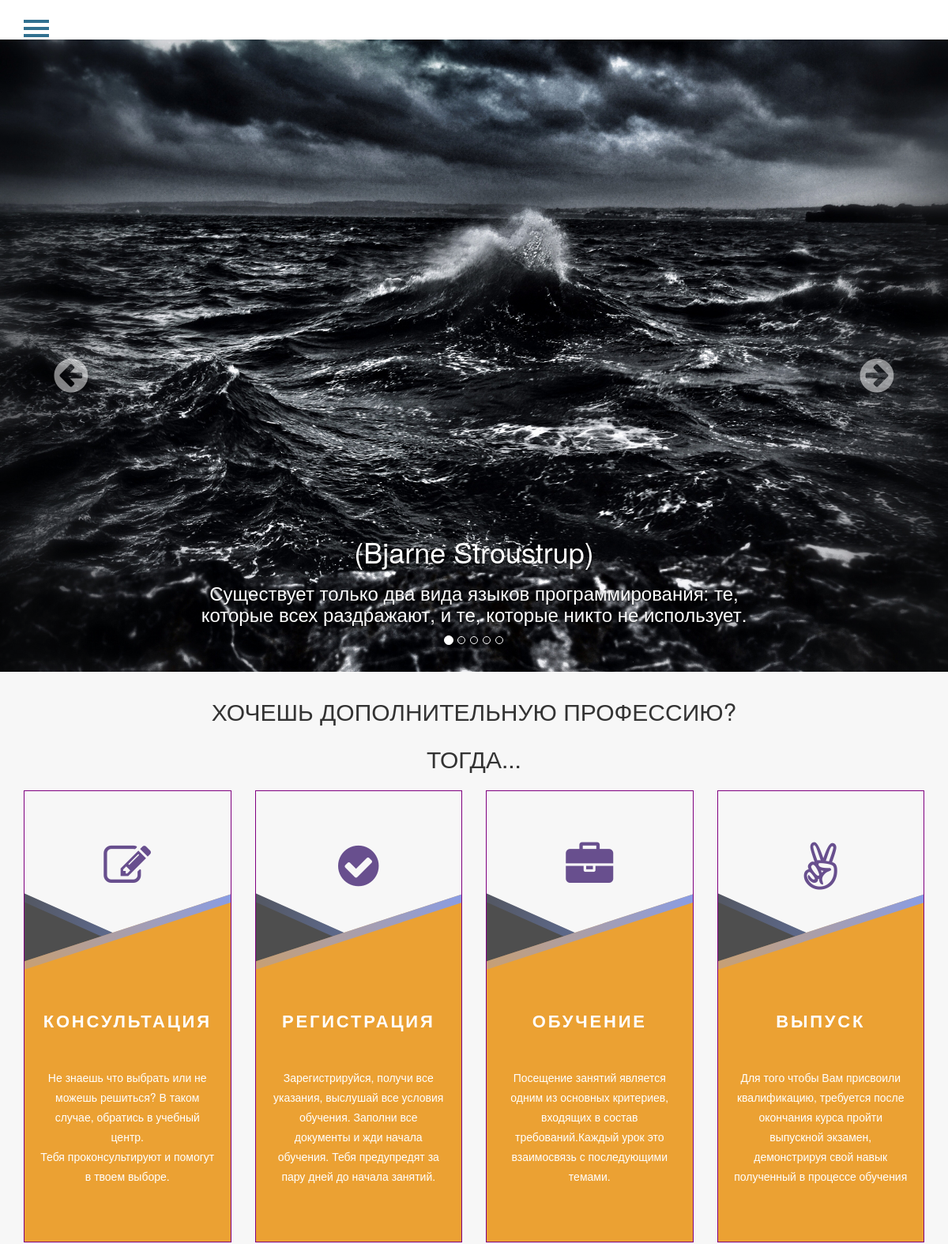
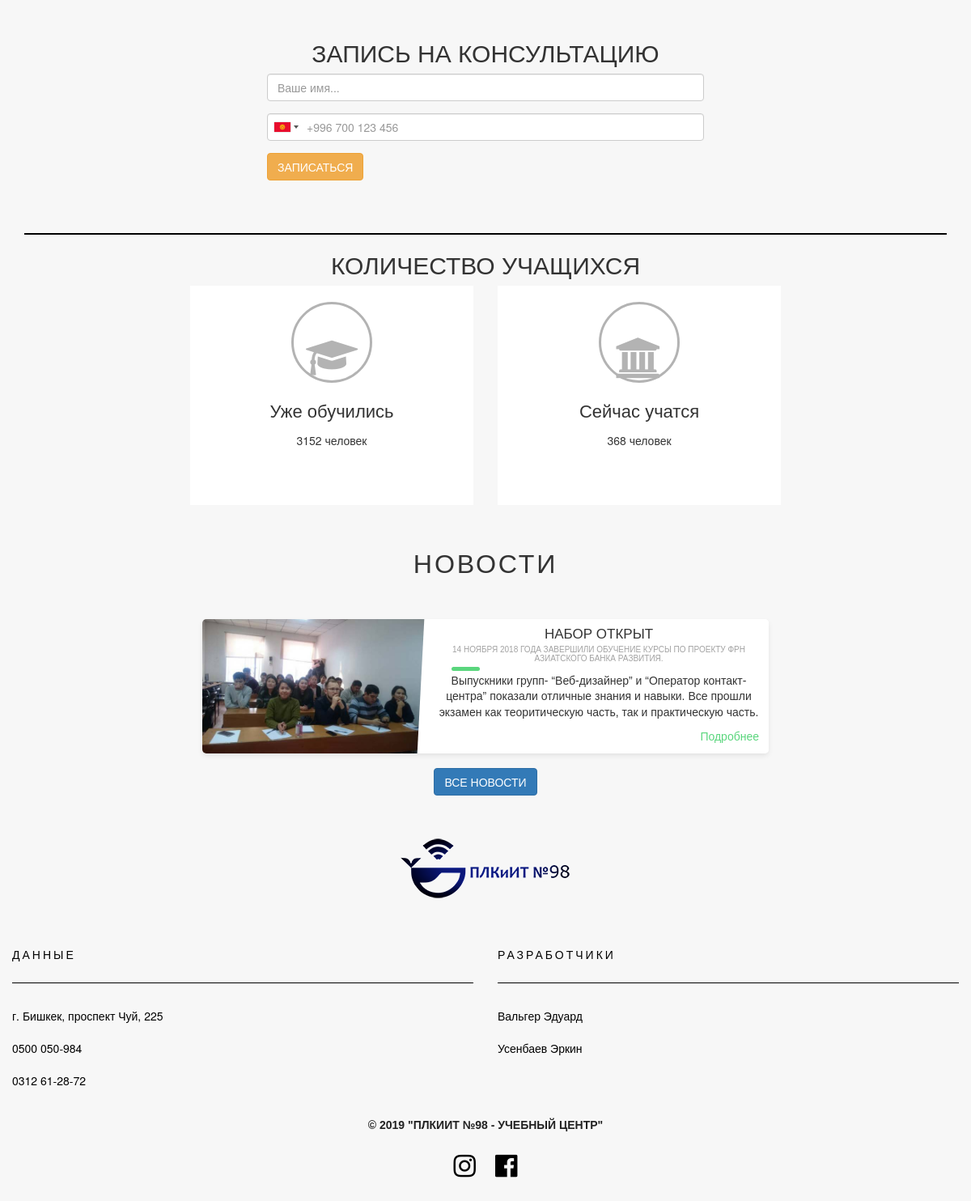
The page / on the database its author committed (2 pictures, top to bottom).
### tables this page shows
CREATE TABLE `uc_count_people` (
  `id` int(11) NOT NULL,
  `count_start` int(10) NOT NULL,
  `count_end` int(10) NOT NULL
);

CREATE TABLE `uc_table_post` (
  `id` int(11) NOT NULL,
  `post_title` varchar(300) NOT NULL,
  `post_desc` varchar(600) NOT NULL,
  `post_img` varchar(600) NOT NULL,
  `post_text` text NOT NULL,
  `post_img1` varchar(600) NOT NULL,
  `post_img2` varchar(600) NOT NULL,
  `post_img3` varchar(600) NOT NULL,
  `post_img4` varchar(600) NOT NULL,
  `post_img5` varchar(600) NOT NULL,
  `post_category` varchar(30) NOT NULL,
  `post_keywords` varchar(150) NOT NULL,
  `post_date` date NOT NULL,
  `status` varchar(8) NOT NULL
);

CREATE TABLE `uc_tble_about` (
  `id` int(11) NOT NULL,
  `title` varchar(250) NOT NULL,
  `description` varchar(450) NOT NULL,
  `keywords` varchar(150) NOT NULL,
  `address` varchar(200) NOT NULL,
  `phone1` varchar(25) NOT NULL,
  `phone2` varchar(25) NOT NULL,
  `copyrights` varchar(200) NOT NULL,
  `instagram` varchar(200) NOT NULL,
  `facebook` varchar(200) NOT NULL,
  `google_plus` varchar(200) NOT NULL
);

### index.php (the view, shortened to what this page needs)
<?php include_once 'inc/header.php';?>
<main class="col-md-12">
    <div class="container">
        <div class="row">
            <div class="info_block">
                <h2 style="text-align: center;line-height: 60px;">ХОЧЕШЬ ДОПОЛНИТЕЛЬНУЮ ПРОФЕССИЮ?<br>ТОГДА...</h2>
                <div class="container">
                    <div class="row">
                        <div class="col-md-3 col-sm-6" data-aos="fade-up">
                            <div class="serviceBox">
                                <div class="service-icon">
                                    <i class="fa fa-edit"></i>
                                </div>
                                <div class="service-content">
                                    <h3 class="title" data-aos="fade-zoom-in" data-aos-easing="ease-in-back" data-aos-delay="300" data-aos-offset="0">КОНСУЛЬТАЦИЯ</h3>
                                    <p class="description" data-aos="zoom-in-up">
                                        Не знаешь что выбрать или не можешь решиться? В таком случае, обратись в учебный центр.<br> Тебя проконсультируют и помогут в твоем выборе.
                                    </p>
                                </div>
                            </div>
                        </div>
                        <div class="col-md-3 col-sm-6" data-aos="fade-up">
                            <div class="serviceBox">
                                <div class="service-icon">
                                    <i class="fa fa-check-circle"></i>
                                </div>
                                <div class="service-content">
                                    <h3 class="title" data-aos="fade-zoom-in" data-aos-easing="ease-in-back" data-aos-delay="300" data-aos-offset="0">РЕГИСТРАЦИЯ</h3>
                                    <p class="description" data-aos="zoom-in-up">
                                        Зарегистрируйся, получи все указания, выслушай все условия обучения. Заполни все документы и жди начала обучения. Тебя предупредят за пару дней до начала занятий.
                                    </p>
                                </div>
                            </div>
                        </div>
                        <div class="col-md-3 col-sm-6" data-aos="fade-up">
                            <div class="serviceBox">
                                <div class="service-icon">
                                    <i class="fa fa-briefcase"></i>
                                </div>
                                <div class="service-content">
                                    <h3 class="title" data-aos="fade-zoom-in" data-aos-easing="ease-in-back" data-aos-delay="300" data-aos-offset="0">ОБУЧЕНИЕ</h3>
                                    <p class="description" data-aos="zoom-in-up">
                                        Посещение занятий является одним из основных критериев, входящих в состав требований.Каждый урок это взаимосвязь с последующими темами. <br>
                                    </p>
                                </div>
                            </div>
                        </div>
                        <div class="col-md-3 col-sm-6" data-aos="fade-up">
                            <div class="serviceBox">
                                <div class="service-icon">
                                    <i class="fa fa-angellist"></i>
                                </div>
                                <div class="service-content">
                                    <h3 class="title" data-aos="fade-zoom-in" data-aos-easing="ease-in-back" data-aos-delay="300" data-aos-offset="0">ВЫПУСК</h3>
                                    <p class="description" data-aos="zoom-in-up">
                                        Для того чтобы Вам присвоили квалификацию, требуется после окончания курса пройти выпускной экзамен, демонстрируя свой навык полученный в процессе обучения
                                    </p>
                                </div>
                            </div>
                        </div>
                    </div>
                </div>
            </div>
        </div>
    </div>
    <div class="row">
        <h2 class="col-md-12 col-xs-12" style="text-align: center;margin-top: 50px;">ЗАПИСЬ НА КОНСУЛЬТАЦИЮ</h2>
        <form method="POST" id="formx" class="col-sm-12 col-md-6 col-md-offset-3 col-lg-6 form-group" action="javascript:void(null);" onsubmit="call()">
            <div class="col-md-12 form-group">
                <input id="name" name="name" class="form-control" placeholder="Ваше имя..." type="text" required>
            </div>
            <div class="col-md-12 form-group">
                <input name="phone" class="form-control" id="telephone" placeholder="" type="tel" required>
            </div>
            <div class="col-md-12">
                <input value="ЗАПИСАТЬСЯ" name="order_call_button" class="btn btn-warning" type="submit">
            </div>
        </form>
    </div>
    <div class="container">
        <div class="row">
            <div class="col-sm-12 col-md-12"style="text-align: center;">
                <h2 style="text-align: center; margin-top:50px;padding-top: 20px;border-top:2px solid black;">КОЛИЧЕСТВО УЧАЩИХСЯ</h2>
                <div class="col-md-4 col-sm-6 col-md-offset-2" data-aos="fade-up" data-aos-anchor-placement="center-bottom">
                    <?php
                        $sql = "SELECT * FROM uc_count_people";
                        $result = mysql_query($sql);
                        while($res = mysql_fetch_array($result)){
                            $count_start = $res["count_start"];
                            $count_end = $res["count_end"];
                        }
                        ?>
                    <div class="total">
                        <div class="service-icon">
                            <i class="fa fa-graduation-cap"></i>
                        </div>
                        <div class="service-content">
                            <h3><a href="#">Уже обучились</a></h3>
                            <p><?php echo $count_end; ?> человек</p>
                        </div>
                    </div>
                </div>
                 <div class="col-md-4 col-sm-6" data-aos="fade-up" data-aos-anchor-placement="center-bottom" style="margin: 0 auto;">
                     <div class="total">
                         <div class="service-icon">
                            <i class="fa fa-university"></i>
                         </div>
                         <div class="service-content">
                             <h3><a href="#">Сейчас учатся</a></h3>
                             <p><?php echo $count_start; ?> человек</p>
                         </div>
                     </div>
                 </div>
            </div>
            <div class="col-md-12 _news" style="text-align:center;">
                <h2 class="title col-md-12">НОВОСТИ</h2>
                <div class="col-md-12 col sm-12 col-xs-12 col-lg-12">
                    <?php
                        $sql = "SELECT * FROM uc_table_post ORDER BY id DESC LIMIT 8";
                        $result = mysql_query($sql);
                        while($res = mysql_fetch_array($result)){
                          if($res["status"] == "none"){
                        ?>
                            <div class="blog-card" data-aos="fade-up" data-aos-anchor-placement="center-bottom">
                            <div class="meta">
                              <div class="photo" style="background-image: url(uploads/<?php echo $res["post_img"]?>)"></div>
                              <ul class="details">
                                <li class="date"><?php echo $res["post_date"];?></li>
                                <li class="tags">
                                  <ul>
                                    <li><a href="#">Рубрика:</a></li>
                                    <li><a href="#"><?php echo $res["post_category"];?></a></li>
                                  </ul>
                                </li>
                              </ul>
                            </div>
                            <div class="description">
                              <h1></h1>
                              <h2><?php echo $res["post_title"];?></h2>
                              <p><?php echo $res["post_desc"];?></p>
                              <p class="read-more">
                                <a href="newspage.php?news_id=<?php echo $res['id'];?>">Подробнее</a>
                              </p>
                            </div>
                          </div>
                    <?php
                        }elseif($res["status"] == "open"){
                        ?>
                          <div class="blog-card" data-aos="fade-up" data-aos-anchor-placement="center-bottom">
                            <div class="meta">
                              <div class="photo" style="background-image: url(uploads/<?php echo $res["post_img"]?>)"></div>
                            </div>
                            <div class="description">
                              <h1>НАБОР ОТКРЫТ</h1>
                              <h2><?php echo $res["post_title"];?></h2>
                              <p><?php echo $res["post_desc"];?></p>
                              <p class="read-more">
                                <a href="newspage.php?news_id=<?php echo $res['id'];?>">Подробнее</a>
                              </p>
                            </div>
                          </div>
                    <?php
                        }
                        }
                        ?>
                </div>
                <div class="col-md-12">
                    <a href="news.php" class="btn btn-outline btn-primary">ВСЕ НОВОСТИ</a>
                </div>
            </div>
        </div>
    </div>
</main>
</body>
<?php
    require_once"inc/footer.php";
    ?>

### inc/footer.php (shortened to what this page needs)
	<footer id="footer" class="page-footer font-small blue pt-4">
	    <div class="container-fluid text-md-left">
	        <div class="row">
	            <div class="col-md-12 _img">
	                <img src="images/logouc-footer.png">
	            </div>
	            <div class="col-md-6 mb-md-3 mb-6">
	                <h5 class="text-uppercase">Данные</h5>
	                <ul class="list-unstyled">
	                    <li>
	                        <a href="#"><?php echo $address; ?></a>
	                    </li>
	                    <li>
	                        <a href="#!"><?php echo $phone1; ?></a>
	                    </li>
	                    <li>
	                        <a href="#!"><?php echo $phone2; ?></a>
	                    </li>
	                </ul>
	            </div>
	            <div class="col-md-6 mb-md-3 mb-6">
	                <h5 class="text-uppercase">Разработчики</h5>
	                <ul class="list-unstyled">
	                    <li>
	                        <a href="http://instagram.com/ed_kayfovchik_2k19" class="copy_link" target="_blank">Вальгер Эдуард</a>
	                    </li>
	                    <li>
	                        <a href="https://www.instagram.com/er.ic3883" class="copy_link" target="_blank">Усенбаев Эркин</a>
	                    </li>
	                </ul>
	            </div>
	        </div>
	        <div class="footer-copyright text-center py-3 _copyright">
	            <p>© <?php echo date("Y").' '.$copyright ?></p>
	        </div>
	        <div class="col-md-12 text-center py-3">
	            <?php
	                if(isset($instagram) && !empty($instagram)){
	                	?>
	            <a href="<?php echo $instagram; ?>"  target="_blank"><i style="font-size:32px; letter-spacing:20px; margin-bottom:30px;" class="fa fa-instagram"></i></a>
	            <?php
	                }
	                if(isset($facebook)  && !empty($facebook)){
	                	?>
	            <a href="<?php echo $facebook; ?>"  target="_blank"><i style="font-size:32px" class="fa fa-facebook-official"></i></a>
	            <?php
	                }
	                ?>
	        </div>
	    </div>
	</footer>
</body>
</html>

### rows shown on the page
uc_count_people: count_end "3152", count_start "368"
uc_table_post: post_img (picture), post_title "14 НОЯБРЯ 2018 ГОДА ЗАВЕРШИЛИ ОБУЧЕНИЕ КУРСЫ ПО ПРОЕКТУ ФРН АЗИАТСКОГО БАНКА РАЗВИТИЯ.", post_desc "Выпускники групп- “Веб-дизайнер” и “Оператор контакт-центра” показали отличные знания и навыки. Все прошли экзамен как теоритическую часть, так и практическую часть."
uc_tble_about: address "г. Бишкек, проспект Чуй, 225", phone1 "0500 050-984", phone2 "0312 61-28-72", copyrights "\"ПЛКИИТ №98 - УЧЕБНЫЙ ЦЕНТР\""
